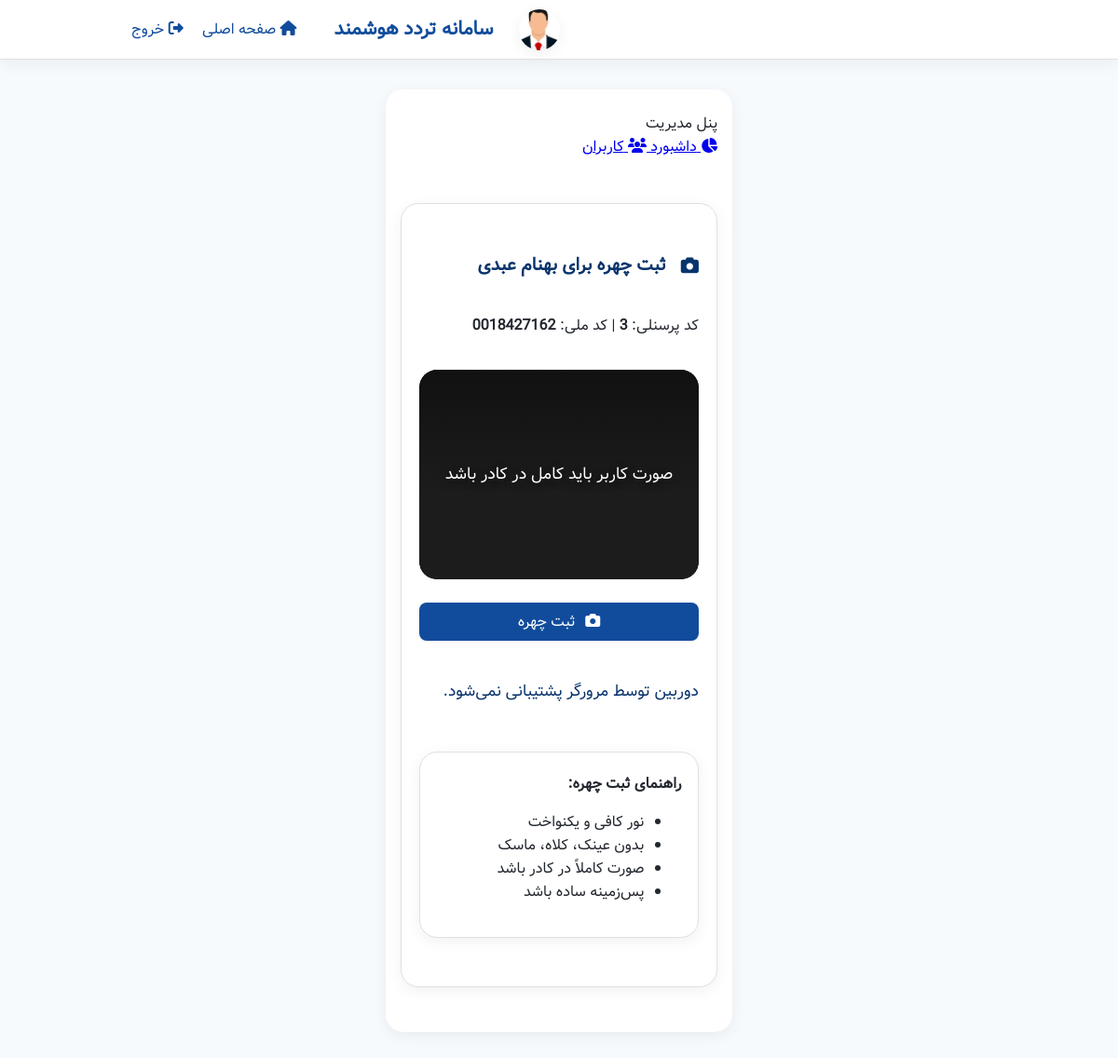
The page /management/users/7/register-face/ (signed in) on the database its author committed.
### users/models.py (models this page shows, shortened)
class CustomUser(AbstractUser):
    personnel_code = models.CharField("کد پرسنلی", max_length=20, unique=True)
    national_id    = models.CharField("کد ملی", max_length=10, unique=True)
    face_encoding  = models.BinaryField(null=True, blank=True)
    face_image = models.ImageField("تصویر چهره", upload_to="faces/", null=True, blank=True)

### core/views.py (the view)
@login_required
@staff_required
def register_face_page_for_user(request, user_id):
    target = get_object_or_404(User, id=user_id)
    return render(request, "core/register_face_for_user.html", {"user_to_register": target})

### templates/core/register_face_for_user.html (shortened to what this page needs)
{% extends "core/base_management.html" %}
{% load static %}
{% block extra_css %}
<link rel="stylesheet" href="{% static 'core/device.css' %}">
{% endblock %}
{% block management_content %}
<div class="device-page card">
  <h2 style="text-align:right;">
    <i class="fas fa-camera" style="margin-left:0.5rem;"></i> ثبت چهره برای {{ user_to_register.get_full_name }}
  </h2>
  <div style="margin-bottom:0.9rem;">
    کد پرسنلی: <b>{{ user_to_register.personnel_code }}</b> |
    کد ملی: <b>{{ user_to_register.national_id }}</b>
  </div>
  <div class="device-video-area">
    <video id="video" autoplay muted playsinline></video>
    <div id="device-overlay">
      <span>صورت کاربر باید کامل در کادر باشد</span>
    </div>
  </div>
  <button class="btn" id="captureBtn"><i class="fa fa-camera" style="margin-left:0.4rem;"></i> ثبت چهره</button>
  <div id="captureResult" class="device-message"></div>
  <div class="card" style="margin-top:1.3rem;">
    <b>راهنمای ثبت چهره:</b>
    <ul>
      <li>نور کافی و یکنواخت</li>
      <li>بدون عینک، کلاه، ماسک</li>
      <li>صورت کاملاً در کادر باشد</li>
      <li>پس‌زمینه ساده باشد</li>
    </ul>
  </div>
</div>
{% endblock %}

### static/core/global.css (style rules this page uses)
:root { --color-bg: #f7fafd; --color-surface: #fff; --color-primary: #114c9c; --color-primary-dark: #08346c; --color-secondary: #43a047; --color-error: #e53935; --color-border: #e0e0e0; --color-text: #23272f; --color-muted: #7b8794; --radius: 1.2rem; --shadow: 0 4px 16px rgba(0,0,0,0.06); --transition: 0.2s cubic-bezier(.4,0,.2,1); }
html, body { height: 100%; margin: 0; padding: 0; font-family: 'Vazir', Tahoma, Arial, sans-serif; background: var(--color-bg); color: var(--color-text); transition: background 0.2s, color 0.2s; direction: rtl; }
body { min-height: 100vh; display: flex; flex-direction: column; }
button, input[type="submit"], .btn { background: var(--color-primary); color: #fff; border: none; border-radius: 0.5rem; padding: 0.5rem 1.5rem; font-size: 1rem; cursor: pointer; margin: 0.25rem 0; box-shadow: 0 1px 4px rgba(0,0,0,0.04); transition: background var(--transition), color var(--transition); font-family: inherit; text-align: center; direction: rtl; }
.card { background: var(--color-surface); box-shadow: var(--shadow); border-radius: var(--radius); padding: 1.3rem 1.1rem; margin: 1rem 0; border: 1px solid var(--color-border); }

### static/core/device.css (style rules this page uses)
.device-page { max-width: 430px; margin: 3rem auto 1.5rem auto; background: var(--color-surface); border-radius: var(--radius); box-shadow: var(--shadow); padding: 2.2rem 1.2rem; display: flex; flex-direction: column; align-items: stretch; gap: 1.3rem; direction: rtl; }
.device-page h2 { color: var(--color-primary-dark); text-align: right; margin-bottom: 1rem; font-size: 1.2rem; display: flex; align-items: center; gap: 0.5rem; justify-content: flex-start; }
.device-video-area { position: relative; width: 100%; aspect-ratio: 4 / 3; background: #000; border-radius: var(--radius); overflow: hidden; }
#video { width: 100%; height: 100%; object-fit: cover; border-radius: var(--radius); background: #111; direction: ltr; }
#device-overlay { position: absolute; top: 0; right: 0; width: 100%; height: 100%; display: flex; align-items: center; justify-content: center; color: #fff; font-size: 1.1rem; background: linear-gradient(0deg, #222a 40%, #2220 100%); pointer-events: none; border-radius: var(--radius); text-shadow: 0 2px 8px #0008; text-align: center; transition: opacity 0.5s; }
.device-message { min-height: 2.1em; margin-top: 1rem; color: var(--color-primary-dark); text-align: right; font-size: 1.08rem; }

### rows shown on the page
CustomUser: get_full_name "بهنام عبدی", personnel_code "3", national_id "0018427162"
